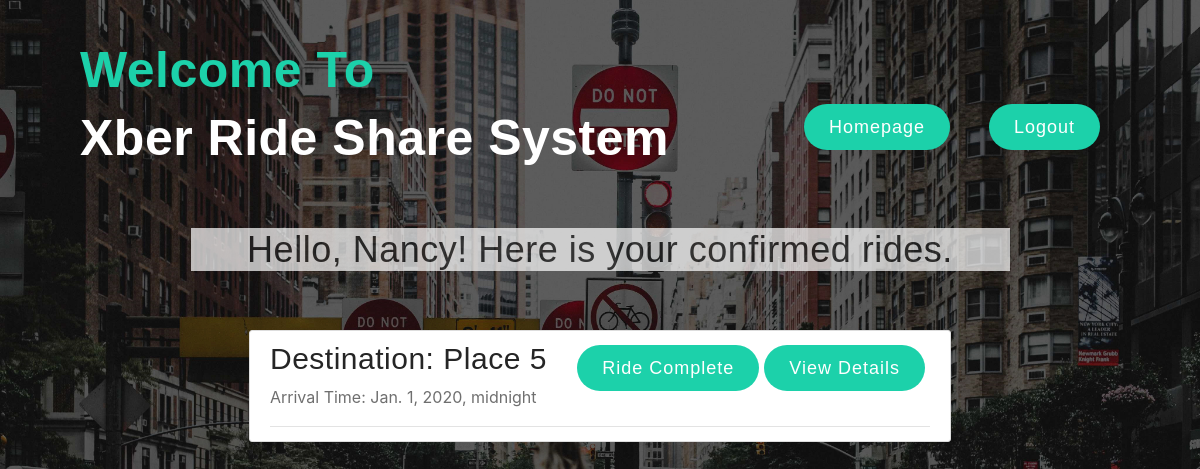
/rideService/driver/requests/confirmed (signed in), run on an earlier commit of the app's database.
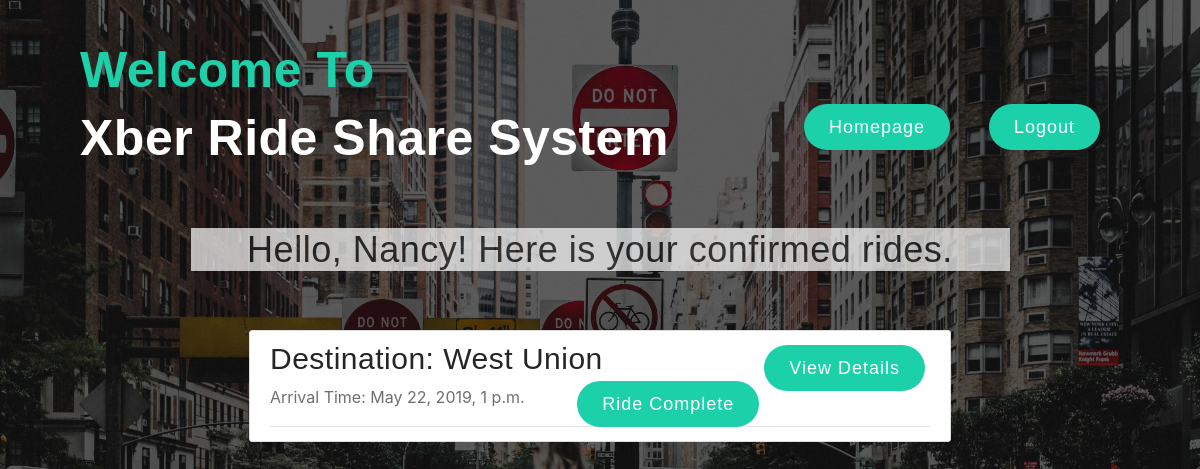
And on a later commit of the database.
### rideService/models.py (models this page shows, shortened)
class Driver(models.Model):
    account = models.ForeignKey(User, on_delete=models.CASCADE)
    vehicle_type = models.CharField(max_length=200)
    license_number = models.CharField(max_length=200)
    max_passengers = models.IntegerField(
        default=1,
        validators=[
            MaxValueValidator(10),
            MinValueValidator(1)
        ]
    )
    special_info = models.TextField(blank=True)

class Request(models.Model):
    ride_owner = models.ForeignKey(User, on_delete=models.CASCADE)
    driver = models.ForeignKey('Driver', on_delete=models.SET_NULL, default=None, null=True)
    sharer = models.ForeignKey(User, on_delete=models.SET_NULL, default=None, null=True, related_name='sharer_request')
    destination = models.CharField(max_length=1000)
    arrival_time = models.DateTimeField()
    num_passengers = models.IntegerField(
        default=1,
        validators=[
            MaxValueValidator(10),
            MinValueValidator(1)
        ]
    )
    num_sharer = models.IntegerField(
        default=0,
        validators=[
            MaxValueValidator(10),
            MinValueValidator(0)
        ]
    )
    shareable = models.BooleanField(default=False)
    vehicle_type = models.CharField(max_length=200, null=True, blank=True)
    special_request = models.TextField(blank=True)
    status = models.CharField(max_length=1000)
    last_updated = models.DateTimeField(auto_now_add=True)

### rideService/views.py (the view)
# urls.py: path('driver/requests/confirmed', views.driverConfirmedRides, name='driver-confirmed-requests'),
@login_required
def driverConfirmedRides(request):
    thisDriver = Driver.objects.get(account=request.user)
    context = {
        'driver': thisDriver,
        'requests': Request.objects.filter(driver=thisDriver, status='confirmed')
    }
    return render(request, 'rideService/driver_confirmed_request.html', context)

### rideService/templates/rideService/driver_confirmed_request.html
{% extends "rideService/homeBase.html" %}
{% block content %}
{%if requests%}
<div style="font-size:50px; color:#000; margin-left: 15%; margin-right: 15%; background-color:#fff; opacity: 0.7;">
        <h2 style = "text-align:center;">Hello, {{driver.account.username}}! Here is your confirmed rides.</h2>
    </div>
    {% for request in requests %}
        <article class="media content-section" style="margin-right: 20%;margin-left: 20%; margin-top: 5%;">
            <div class="media-body">
                <div class="article-metadata">
                    <h3>Destination: {{ request.destination }}
                            <a style="margin-right: 5px; float:right;" class="btn btn-secondary btn-sm mt-1 mb-1" href="{% url 'driver-confirmed-request-detail' request.id %}">
                                View Details
                            </a>
                            <a style="margin-right: 5px; float:right;" class="btn btn-secondary btn-sm mt-1 mb-1" href="{% url 'complete-request' request.id %}">
                                Ride Complete
                            </a>
                        </h3>
                    <p class="article-content">Arrival Time: {{ request.arrival_time}}</p>
                </div>
            </div>
        </article>
    {% endfor %}
{%else%}
        <p style="margin-top:10%; font-size:30px; color:#ffffff;text-align:center;">No request Information Right Now, Find A New Request?<a style="position:relative;left:20px;" class="btn btn-secondary btn-sm mt-1 mb-1" href="{%url 'driver-requests'%}">Search Here!</a>></p>>
{%endif%}
{% endblock content %}

What changed in the data, as far as the page shows it:
removed Request: destination "Place 5", arrival_time "Jan. 1, 2020, midnight"
added Request: destination "West Union", arrival_time "May 22, 2019, 1 p.m."
